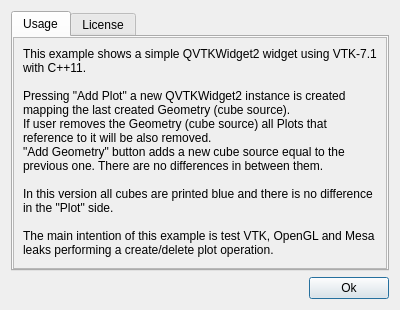
<?xml version="1.0" encoding="UTF-8"?>
<ui version="4.0">
 <class>AboutDialog</class>
 <widget class="QDialog" name="AboutDialog">
  <property name="geometry">
   <rect>
    <x>0</x>
    <y>0</y>
    <width>400</width>
    <height>310</height>
   </rect>
  </property>
  <property name="windowTitle">
   <string>About</string>
  </property>
  <layout class="QVBoxLayout" name="verticalLayout">
   <item>
    <widget class="QTabWidget" name="tabWidget">
     <property name="currentIndex">
      <number>0</number>
     </property>
     <widget class="QWidget" name="tab">
      <attribute name="title">
       <string>Usage</string>
      </attribute>
      <layout class="QVBoxLayout" name="verticalLayout_5">
       <property name="leftMargin">
        <number>0</number>
       </property>
       <property name="topMargin">
        <number>0</number>
       </property>
       <property name="rightMargin">
        <number>0</number>
       </property>
       <property name="bottomMargin">
        <number>0</number>
       </property>
       <item>
        <widget class="QScrollArea" name="scrollArea_2">
         <property name="widgetResizable">
          <bool>true</bool>
         </property>
         <widget class="QWidget" name="scrollAreaWidgetContents_2">
          <property name="geometry">
           <rect>
            <x>0</x>
            <y>0</y>
            <width>362</width>
            <height>270</height>
           </rect>
          </property>
          <layout class="QVBoxLayout" name="verticalLayout_2">
           <item>
            <widget class="QLabel" name="label">
             <property name="text">
              <string>This example shows a simple QVTKWidget2 widget using VTK-7.1 with C++11.

Pressing &quot;Add Plot&quot; a new QVTKWidget2 instance is created mapping the last created Geometry (cube source).
If user removes the Geometry (cube source) all Plots that reference to it will be also removed.
&quot;Add Geometry&quot; button adds a new cube source equal to the previous one. There are no differences in between them.

In this version all cubes are printed blue and there is no difference in the &quot;Plot&quot; side.

The main intention of this example is test VTK, OpenGL and Mesa leaks performing a create/delete plot operation.</string>
             </property>
             <property name="alignment">
              <set>Qt::AlignLeading|Qt::AlignLeft|Qt::AlignTop</set>
             </property>
             <property name="wordWrap">
              <bool>true</bool>
             </property>
            </widget>
           </item>
          </layout>
         </widget>
        </widget>
       </item>
      </layout>
     </widget>
     <widget class="QWidget" name="tab_2">
      <attribute name="title">
       <string>License</string>
      </attribute>
      <layout class="QVBoxLayout" name="verticalLayout_4">
       <property name="leftMargin">
        <number>0</number>
       </property>
       <property name="topMargin">
        <number>0</number>
       </property>
       <property name="rightMargin">
        <number>0</number>
       </property>
       <property name="bottomMargin">
        <number>0</number>
       </property>
       <item>
        <widget class="QScrollArea" name="scrollArea">
         <property name="widgetResizable">
          <bool>true</bool>
         </property>
         <widget class="QWidget" name="scrollAreaWidgetContents">
          <property name="geometry">
           <rect>
            <x>0</x>
            <y>0</y>
            <width>362</width>
            <height>298</height>
           </rect>
          </property>
          <layout class="QVBoxLayout" name="verticalLayout_3">
           <item>
            <widget class="QLabel" name="label_2">
             <property name="text">
              <string>Simple Qt4/VTK Viewer.
A basic example of the usage of QVTKWidget2 in Qt4 and VTK7.1 with C++11
Copyright (C) 2017  Edson Contreras Cardenas

This program is free software: you can redistribute it and/or modify it under the terms of the GNU General Public License as published by the Free Software Foundation, either version 3 of the License, or (at your option) any later version.

This program is distributed in the hope that it will be useful, but WITHOUT ANY WARRANTY; without even the implied warranty of MERCHANTABILITY or FITNESS FOR A PARTICULAR PURPOSE.  See the GNU General Public License for more details.

You should have received a copy of the GNU General Public License along with this program.  If not, see &lt;http://www.gnu.org/licenses/&gt;.</string>
             </property>
             <property name="alignment">
              <set>Qt::AlignLeading|Qt::AlignLeft|Qt::AlignTop</set>
             </property>
             <property name="wordWrap">
              <bool>true</bool>
             </property>
            </widget>
           </item>
          </layout>
         </widget>
        </widget>
       </item>
      </layout>
     </widget>
    </widget>
   </item>
   <item>
    <layout class="QHBoxLayout" name="horizontalLayout">
     <item>
      <spacer name="horizontalSpacer">
       <property name="orientation">
        <enum>Qt::Horizontal</enum>
       </property>
       <property name="sizeHint" stdset="0">
        <size>
         <width>40</width>
         <height>20</height>
        </size>
       </property>
      </spacer>
     </item>
     <item>
      <widget class="QPushButton" name="pushButton">
       <property name="text">
        <string>Ok</string>
       </property>
      </widget>
     </item>
    </layout>
   </item>
  </layout>
 </widget>
 <resources/>
 <connections>
  <connection>
   <sender>pushButton</sender>
   <signal>clicked()</signal>
   <receiver>AboutDialog</receiver>
   <slot>accept()</slot>
   <hints>
    <hint type="sourcelabel">
     <x>328</x>
     <y>292</y>
    </hint>
    <hint type="destinationlabel">
     <x>236</x>
     <y>284</y>
    </hint>
   </hints>
  </connection>
 </connections>
</ui>
